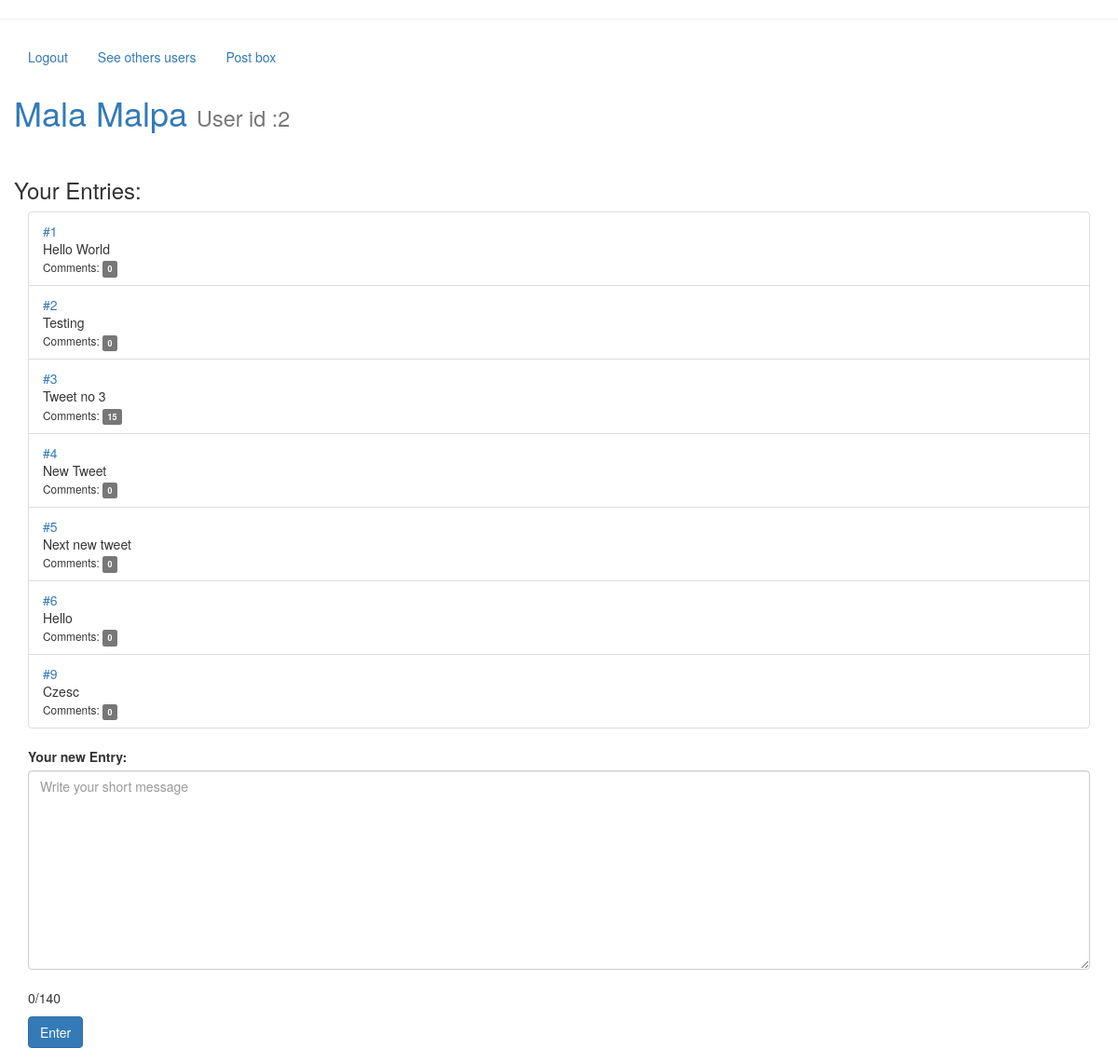
/index.php (signed in), run on the app's committed database.
### tables this page shows
CREATE TABLE IF NOT EXISTS `User` (
  `id` int(11) NOT NULL AUTO_INCREMENT,
  `email` varchar(50) NOT NULL,
  `password` varchar(255) NOT NULL,
  `full_name` varchar(100) NOT NULL,
  `active` tinyint(1) DEFAULT '1',
  PRIMARY KEY (`id`),
  UNIQUE KEY `email` (`email`)
);

CREATE TABLE IF NOT EXISTS `Tweets` (
  `id` int(11) NOT NULL AUTO_INCREMENT,
  `user_id` int(11) NOT NULL,
  `text` varchar(140) DEFAULT NULL,
  PRIMARY KEY (`id`),
  KEY `user_id` (`user_id`)
);

### src/User.php (called while the page is built, shortened)
<?php
require_once 'connection.php';
class User {
    private $id;
    private $fullName;
    public function __construct(){
        $this->id = -1;
        $this->fullName= "";
    }
    public function getId(){
        return $this->id;
    }
    public function getFullName(){
       return $this->fullName;
    }
    public function loadFromDB(mysqli $conn, $id){
        $sql = "SELECT * FROM User WHERE id = $id";
        $result = $conn->query($sql);
        if($result->num_rows ==1) {
            $rowUser = $result->fetch_assoc();
            $this->id = $rowUser['id'];
            $this->fullName = $rowUser['full_name'];
        }
        return false;
    }
    public function loadAllTweets(mysqli $conn){
        $sql = "SELECT * FROM Tweets WHERE user_id = '$this->id'";
        $result = $conn->query($sql);
        $allTweets = [];
        if($result->num_rows > 0){
            while($row = $result->fetch_assoc()){
                $allTweets[] = [$row['id'],$row['text']];
            }
            return $allTweets;
        }
        else{
            return false;
        }
    }
}

### src/Tweet.php (called while the page is built, shortened)
<?php
require_once 'connection.php';
class Tweet{
    public static function numOfComments($conn, $id){
        $sql = "SELECT * FROM Comments WHERE tweet_id = '$id'";
        $result = $conn->query($sql);
        return $result->num_rows;
    }
}

### index.php (the view, shortened to what this page needs)
<!DOCTYPE html>
<?php
require_once './src/User.php';
require_once './src/Tweet.php';
require_once './src/connection.php';
$connectedUser = new User();
$connectedUser->loadFromDB($conn,$_SESSION['loggedUserId']);
$userTweets = $connectedUser->loadAllTweets($conn);
$connectedUserId = $connectedUser->getId();
?>
<html>
    <head>
        <link href="css/bootstrap.css" rel="stylesheet" type="text/css">
    </head>
    <body>
        <div class="container">
            <div class="row">
                <ul class="nav nav-pills">
                    <li role="presentation"><a href="logout.php">Logout</a></li>
                    <li role="presentation"><a href='allUsers.php'>See others users</a></li>
                    <li role="presentation"><a href="messages.php">Post box</a></li>
                </ul>
            </div>
            <div class="row">
                <h1><a href="user_page.php?id=<?php echo $connectedUserId?>"><?php echo $connectedUser->getFullName() ?> </a><small>User id :<?php echo $_SESSION['loggedUserId']?></small></h1><br/>
            </div>
            <div class="row">
            <h3>Your Entries:</h3>
            </div>
            <ul class="list-group">
                <?php
                if($userTweets){
                    foreach ($userTweets as $tweets){
                        $commNum = Tweet::numOfComments($conn, $tweets[0]);
                        echo '<li class="list-group-item"><a class="list-group-item-heading" href=tweet_page.php?id='.$tweets[0].'> #'.$tweets[0].'</a><p class = "list-group-item-text">'.$tweets[1].'</p><small>Comments: <span class="label label-default">'.$commNum.'</span></small></li>';
                    }
                }
                ?>
            </ul>
            <form method='POST'>
                <div class="form-group">
                    <label for="tweet">Your new Entry:</label><br/>
                    <textarea class="form-control" id='tweet' name='tweetText' rows ='10' cols='45' maxlength='140' placeholder='Write your short message'></textarea><br/>
                    <p><span id='counter'>0</span>/140</p>
                    <input type="submit" class="btn btn-primary" value='Enter'/>
                </div>
            </form>
        </div>
    </body>
</html>

### data on the page
user: full_name "Mala Malpa"
tweets: id "1", text "Hello World", commNum "0"
tweets: id "2", text "Testing", commNum "0"
tweets: id "3", text "Tweet no 3", commNum "15"
tweets: id "4", text "New Tweet", commNum "0"
tweets: id "5", text "Next new tweet", commNum "0"
tweets: id "6", text "Hello", commNum "0"
tweets: id "9", text "Czesc", commNum "0"

### other printed values
$_SESSION['loggedUserId'] "2"
